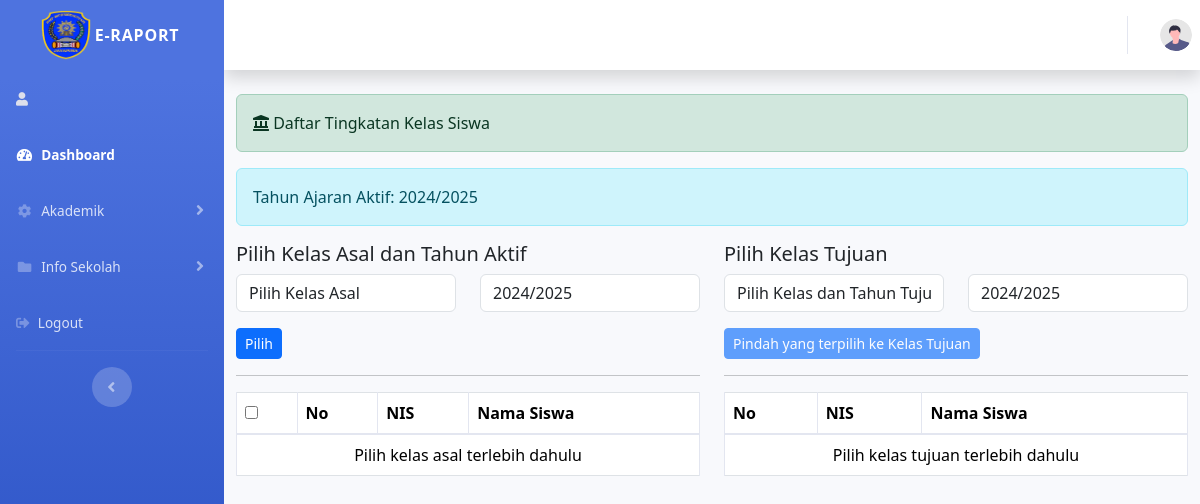
Before: /index.php/administrator/rombel with the older database file.
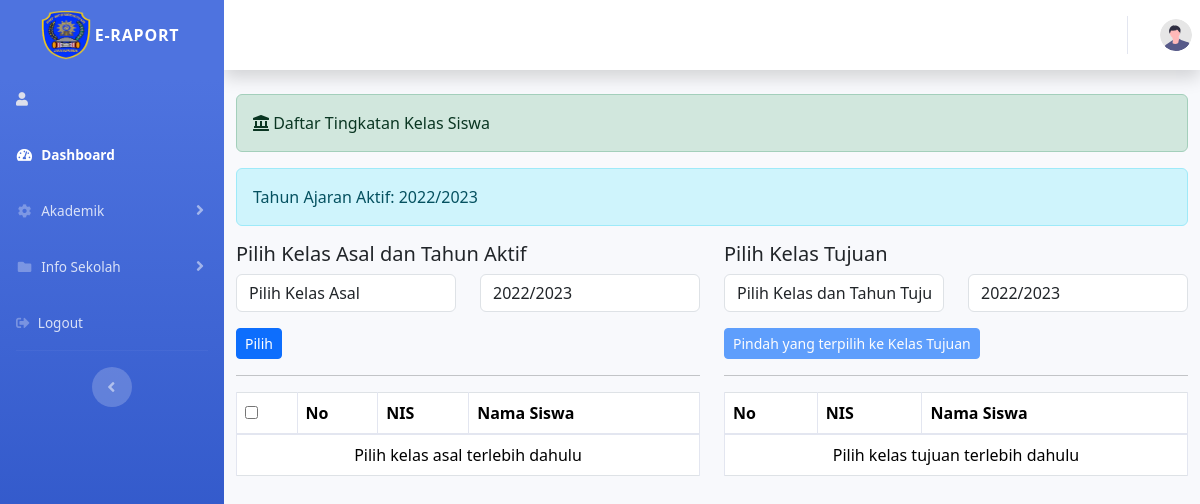
After: the same page with the newer database file.
### tables this page shows
CREATE TABLE `tahun_ajaran` (
  `id_tahun` bigint(10) NOT NULL,
  `tahun_ajaran` varchar(20) NOT NULL,
  `status` varchar(20) NOT NULL
);

### application/controllers/administrator/rombel.php (called while the page is built, shortened)
<?php
class Rombel extends CI_Controller {
    public function __construct() {
        $this->load->model('Rombel_model');
    }
    public function index() {
        $data['tahun_ajaran_aktif'] = $this->Rombel_model->get_active_year();
        $data['kelas_asal'] = $this->Rombel_model->get_kelas_asal($data['tahun_ajaran_aktif']->id_tahun);
        $data['tahun_ajaran'] = $this->tahun_model->tampil_data();
        $this->load->view('templates_administrator/header');
        $this->load->view('templates_administrator/sidebar');
        $this->load->view('administrator/rombel', $data);
        $this->load->view('templates_administrator/footer');
    }
}
?>

### index.php (called while the page is built, shortened)
<?php
require_once BASEPATH.'core/CodeIgniter.php';

### application/models/rombel_model.php (called while the page is built, shortened)
<?php
class Rombel_model extends CI_Model {
    public function get_kelas_asal($id_tahun) {
        $this->db->select('wali_kelas.id_kelas, kelas.nama_kelas');
        $this->db->from('wali_kelas');
        $this->db->join('kelas', 'kelas.id_kelas = wali_kelas.id_kelas');
        $this->db->where('wali_kelas.id_tahun', $id_tahun);
        $query = $this->db->get();
        return $query->result();
    }
    public function get_active_year() {
        $this->db->select('*');
        $this->db->from('tahun_ajaran');
        $this->db->where('status', 'aktif');
        $query = $this->db->get();
        return $query->row();
    }
}
?>

### application/models/tahun_model.php (called while the page is built, shortened)
<?php
class Tahun_model extends CI_Model {
    public function tampil_data() {
        return $this->db->get('tahun_ajaran')->result();
    }
}
?>

### application/views/administrator/rombel.php (the view, shortened to what the changed rows need)
<!DOCTYPE html>
<html lang="en">
<head>
    <link rel="stylesheet" href="<?php echo base_url('assets/css/bootstrap.min.css'); ?>">
    <link rel="stylesheet" href="<?php echo base_url('assets/css/fontawesome.min.css'); ?>">
</head>
<body>
    <div class="container-fluid">
        <div>
            <div class="alert alert-info">
                Tahun Ajaran Aktif: <?php echo isset($tahun_ajaran_aktif->tahun_ajaran) ? $tahun_ajaran_aktif->tahun_ajaran : 'Tidak ada tahun ajaran aktif'; ?>
            </div>
        </div>
        <div class="row">
            <div class="col-md-6">
                <form id="form_pilih_kelas">
                    <div class="row">
                        <div class="form-group col-6">
                            <select name="tahun_asal" id="tahun_asal" class="form-control">
                                <?php foreach ($tahun_ajaran as $tahun): ?>
                                    <option value="<?php echo $tahun->id_tahun; ?>" <?= ($tahun->id_tahun == $tahun_ajaran_aktif->id_tahun) ? 'selected="True"' : ''; ?>><?php echo $tahun->tahun_ajaran; ?></option>
                                <?php endforeach; ?>
                            </select>
                        </div>
                    </div>
                    <table class="table table-bordered">
                        <thead>
                                <tr>
                                    <th><input type="checkbox" id="select_all" onchange="checkAll(this)"></th>
                                    <th>No</th>
                                    <th>NIS</th>
                                    <th>Nama Siswa</th>
                                </tr>
                            </thead>
                    </table>
                </form>
            </div>
            <div class="col-md-6">
                <form id="form_pindah_siswa">
                    <div class="row">
                        <div class="form-group col-6">
                            <select name="tahun_tujuan" id="tahun_tujuan" class="form-control">
                            <?php foreach ($tahun_ajaran as $tahun): ?>
                                <option value="<?php echo $tahun->id_tahun; ?>" <?= ($tahun->id_tahun == $tahun_ajaran_aktif->id_tahun) ? 'selected="True"' : ''; ?>><?php echo $tahun->tahun_ajaran; ?></option>
                            <?php endforeach; ?>
                            </select>
                        </div>
                    </div>
                    <table class="table table-bordered">
                        <thead>
                            <tr>
                                <th>No</th>
                                <th>NIS</th>
                                <th>Nama Siswa</th>
                            </tr>
                        </thead>
                    </table>
                </form>
            </div>
        </div>
    </div>
</body>
</html>

Changed rows visible on the page:
no longer on this page (row edited): tahun_ajaran: tahun_ajaran "2024/2025"
now on this page (row edited): tahun_ajaran: tahun_ajaran "2022/2023"
Other visible differences:
form field tahun_asal: "2024/2025" → "2022/2023"
form field tahun_tujuan: "2024/2025" → "2022/2023"
